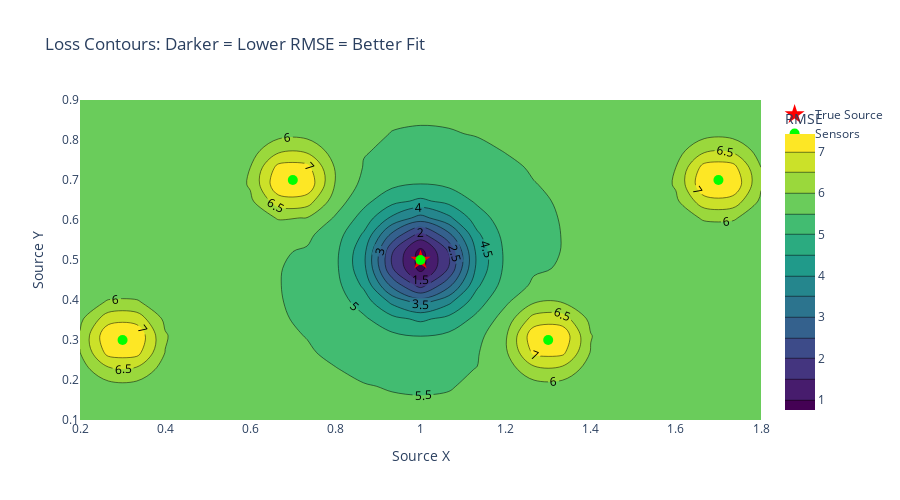

Source (notebook cell):
### Code cell
# 2D contour view
fig = go.Figure(data=go.Contour(
    x=x_range,
    y=y_range,
    z=loss_grid.T,
    colorscale='Viridis',
    contours=dict(showlabels=True),
    colorbar=dict(title='RMSE')
))

# Mark true source
fig.add_trace(go.Scatter(
    x=[1.0], y=[0.5],
    mode='markers',
    marker=dict(size=15, color='red', symbol='star'),
    name='True Source'
))

# Mark sensors
fig.add_trace(go.Scatter(
    x=sensors_xy[:, 0],
    y=sensors_xy[:, 1],
    mode='markers',
    marker=dict(size=10, color='lime', symbol='circle'),
    name='Sensors'
))

fig.update_layout(
    title='Loss Contours: Darker = Lower RMSE = Better Fit',
    xaxis_title='Source X',
    yaxis_title='Source Y',
    height=500
)

fig.show()

### Figure 1 — Plotly figure (JSON) as saved in the notebook; plotly's stock layout.template omitted (floating-point values rounded to 4 significant figures; data arrays with more than 128 entries replaced by an {"elided": "..."} marker saying what was removed)
{"data": [{"colorbar": {"title": {"text": "RMSE"}}, "colorscale": [[0, "#440154"], [0.1111, "#482878"], [0.2222, "#3e4989"], [0.3333, "#31688e"], [0.4444, "#26828e"], [0.5556, "#1f9e89"], [0.6667, "#35b779"], [0.7778, "#6ece58"], [0.8889, "#b5de2b"], [1, "#fde725"]], "contours": {"showlabels": true}, "type": "contour", "x": [0.2, 0.2667, 0.3333, 0.4, 0.4667, 0.5333, 0.6, 0.6667, 0.7333, 0.8, 0.8667, 0.9333, 1.0, 1.067, 1.133, 1.2, 1.267, 1.333, 1.4, 1.467, 1.533, 1.6, 1.667, 1.733, 1.8], "y": [0.1, 0.1421, 0.1842, 0.2263, 0.2684, 0.3105, 0.3526, 0.3947, 0.4368, 0.4789, 0.5211, 0.5632, 0.6053, 0.6474, 0.6895, 0.7316, 0.7737, 0.8158, 0.8579, 0.9], "z": {"elided": "20x25 float values"}}, {"marker": {"color": "red", "size": 15, "symbol": "star"}, "mode": "markers", "name": "True Source", "type": "scatter", "x": [1], "y": [0.5]}, {"marker": {"color": "lime", "size": 10, "symbol": "circle"}, "mode": "markers", "name": "Sensors", "type": "scatter", "x": [0.3, 0.7, 1.0, 1.3, 1.7], "y": [0.3, 0.7, 0.5, 0.3, 0.7]}], "layout": {"height": 500, "title": {"text": "Loss Contours: Darker = Lower RMSE = Better Fit"}, "xaxis": {"title": {"text": "Source X"}}, "yaxis": {"title": {"text": "Source Y"}}}}
